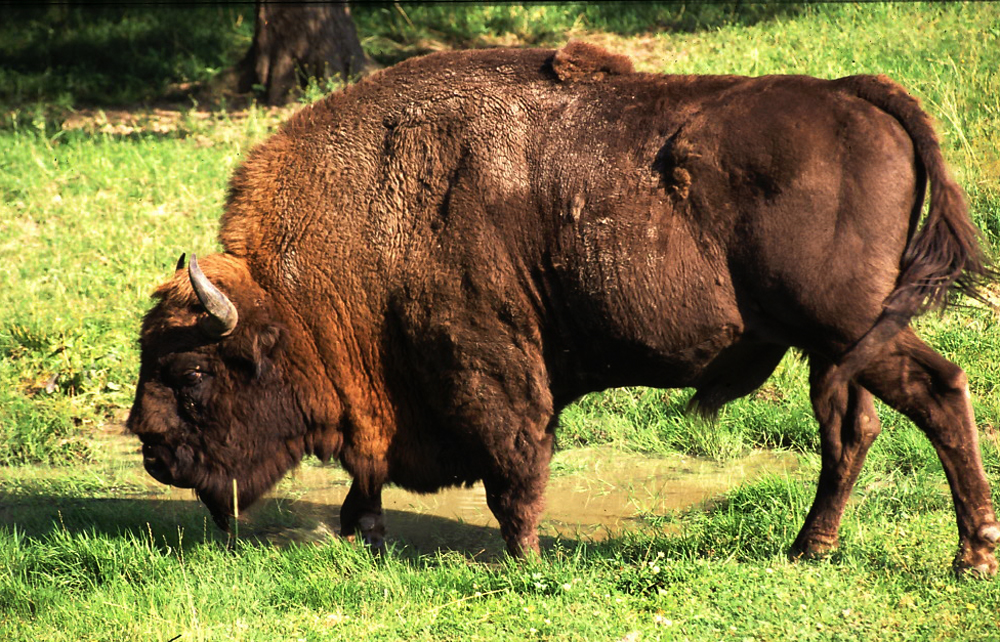
%> input picture Ao/lab2/zubr.jpg, 1000 x 642 px
$ octave zad1.m   (GNU Octave 9; MATLAB toolbox functions it lacks are replaced by stand-ins)
%> lines starting %> are read from the running program, lines starting %| are printed output that depends on the picture; in (x1, y1, x2, y2) boxes, pixels count from 0 and x2, y2 are one past the last pixel; in counts of white or black regions, pixels touching at a corner belong together; the program's own positions count from 1
clear;
clc;
close all;

im=rgb2gray(double(imread("zubr.jpg"))/255);
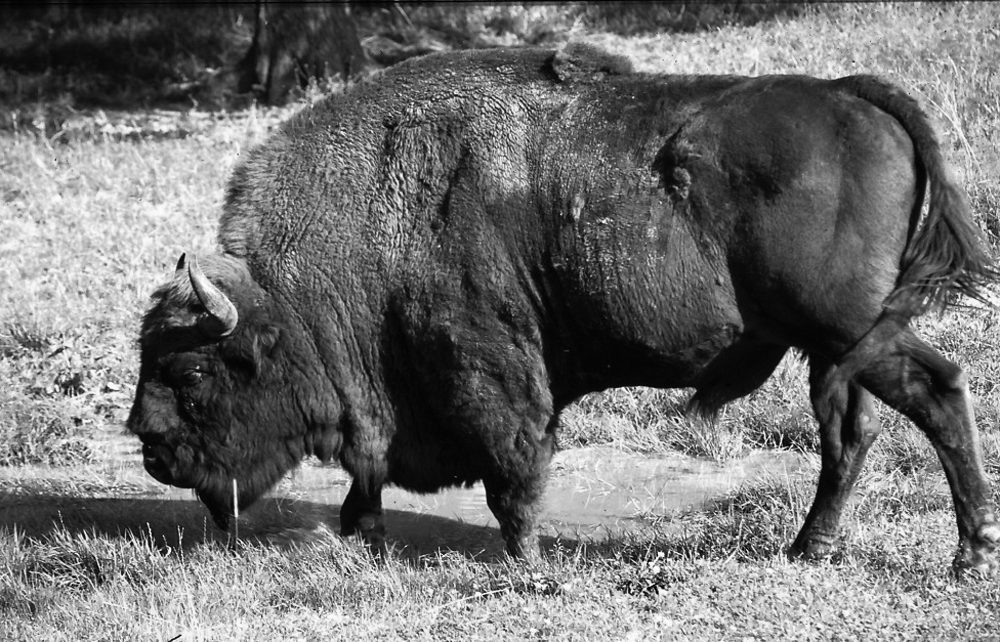
%> im: size 642x1000 double; min 0, max 1, mean 0.438

%filtr dolnoprzepustowy - srednia - obraz sie rozmywa
k=3;
f=ones(k)/k^2; %macierz sasiedctwa
fim = imfilter(im,f);
% [6 lines of commented-out code are left out]
f=-ones(k);
f((k+1)/2,(k+1)/2)=k^2-1; %wagi sumuja sie do 0 - krawedzie jasne - wykrywanie krawedzi, jezeli sumuja sie do 1 to wyostrzenie = k^2
fim = imfilter(im,f);
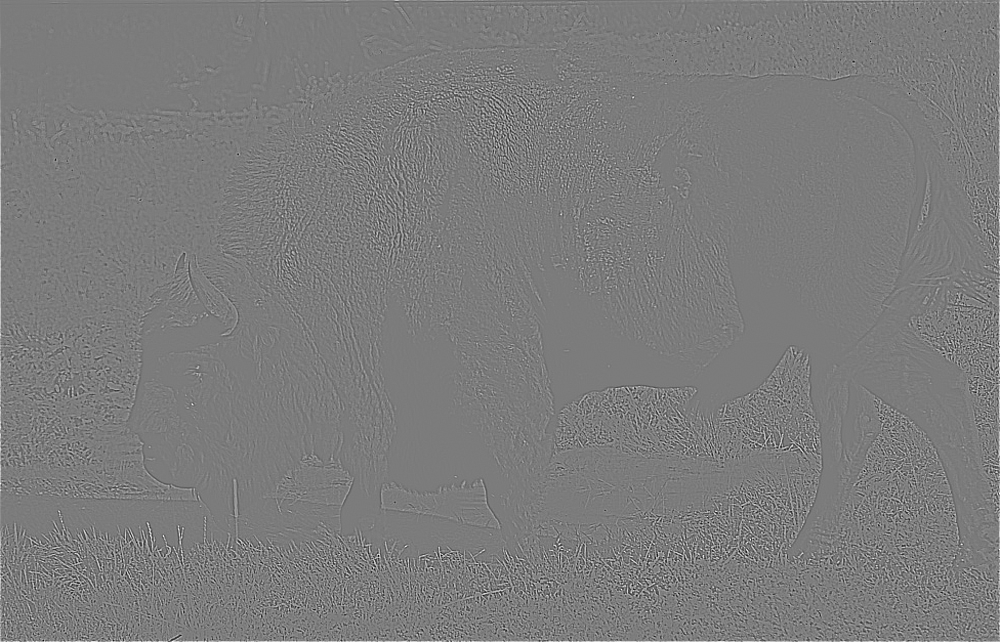
%> fim: size 642x1000 double; min -4.31, max 4.54, mean 0.00751; drawn with min black and max white
% [6 lines of commented-out code are left out]
fim=medfilt2(im,[k,k]);
% [6 lines of commented-out code are left out]
t=.5;
t=graythresh(im); %odpowiedni prog 0.4706
%> t = 0.471
bim=im;
bim(bim<t)=0;
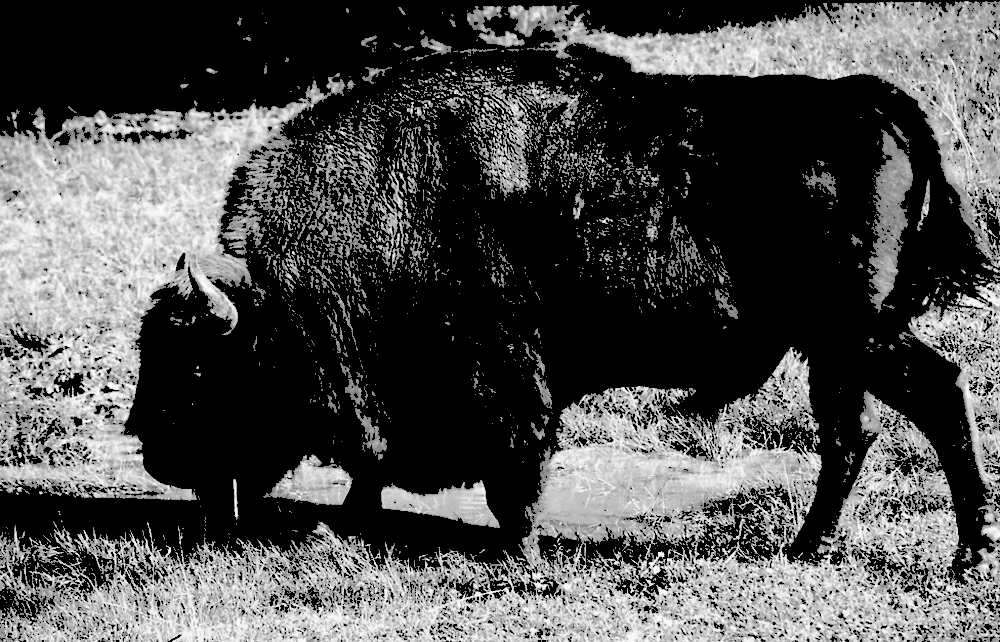
%> bim: size 642x1000 double; min 0, max 1, mean 0.308
bim(bim>=t)=1;
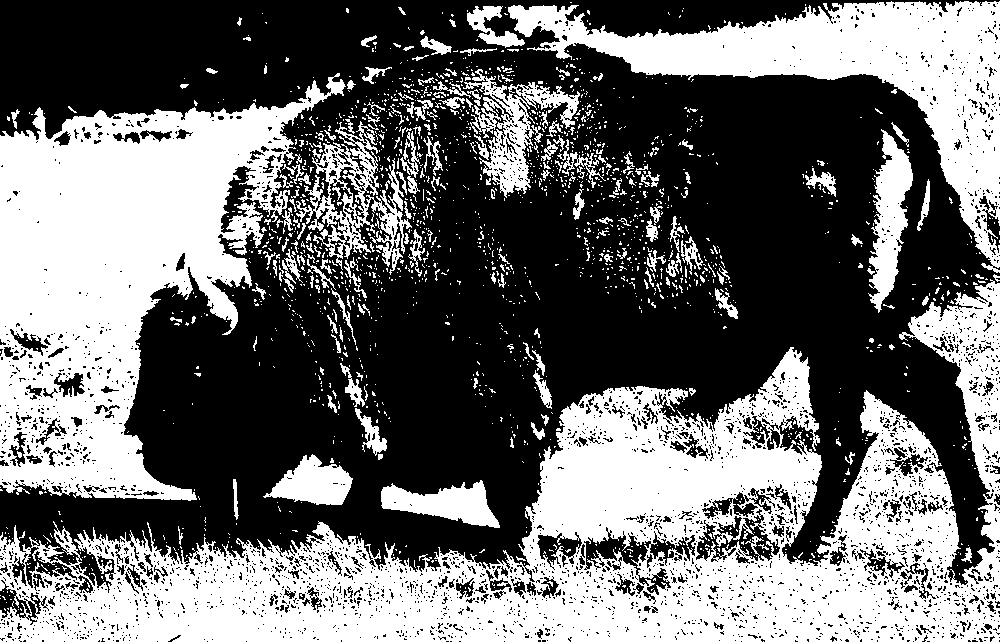
%> bim: size 642x1000 double; values 0 (black) and 1 (white), 43% white; 1873 white regions (1672 under 20 px), largest, box (x1, y1, x2, y2) and area: (0, 279, 1000, 642) 130005, (0, 73, 346, 501) 71321, (508, 1, 1000, 273) 34680
bim=1-bim; %inwersja
% [10 lines of commented-out code are left out]
bim=imbinarize(im); %adaptive liczy tylko w oytoczeniu - dobre do kartek z tekstem
bim=~bim;
% [6 lines of commented-out code are left out]
fim=medfilt2(bim,[k,k]);
%> fim: size 642x1000 logical; 56.5% white; 724 black regions (569 under 20 px), largest, box (x1, y1, x2, y2) and area: (0, 275, 1000, 642) 136202, (0, 77, 345, 501) 72359, (508, 0, 1000, 273) 35236
% [8 lines of commented-out code are left out]
fim=imerode(bim,ones(3));
%> fim: size 642x1000 logical; 44.9% white; 930 white regions (837 under 20 px), largest, box (x1, y1, x2, y2) and area: (0, 0, 993, 583) 278355, (377, 111, 407, 167) 614, (225, 168, 252, 218) 417
%subplot(2,1,1);
%imshow(fim);

%morfologiczna dylatacja
fim=imdilate(bim,ones(3));
%> fim: size 642x1000 logical; 70.8% white; 1019 black regions (901 under 20 px), largest, box (x1, y1, x2, y2) and area: (0, 82, 326, 500) 59784, (0, 393, 1000, 642) 51308, (509, 2, 1000, 257) 29278
%subplot(2,1,2);
%imshow(fim);

fim=imopen(bim,ones(7)); %najpierw erozja potem dylatacja
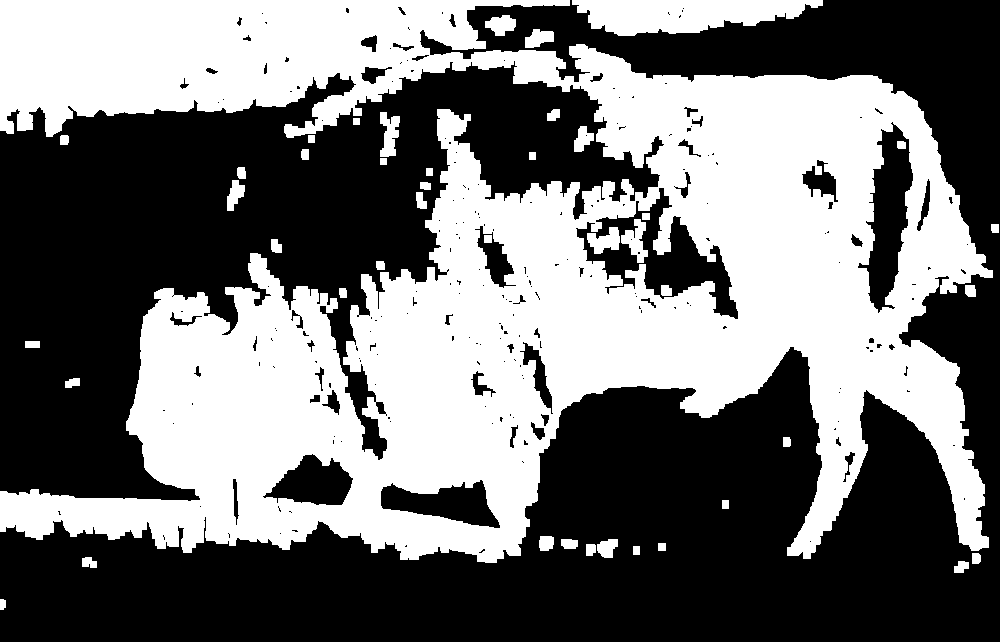
%> fim: size 642x1000 logical; 45.2% white; 43 white regions, largest, box (x1, y1, x2, y2) and area: (0, 0, 993, 563) 277117, (572, 0, 823, 36) 6230, (621, 219, 648, 263) 601
%subplot(2,1,1);
%imshow(fim);
fim=imclose(bim,ones(7)); %najpierw dylatacja potem erozja
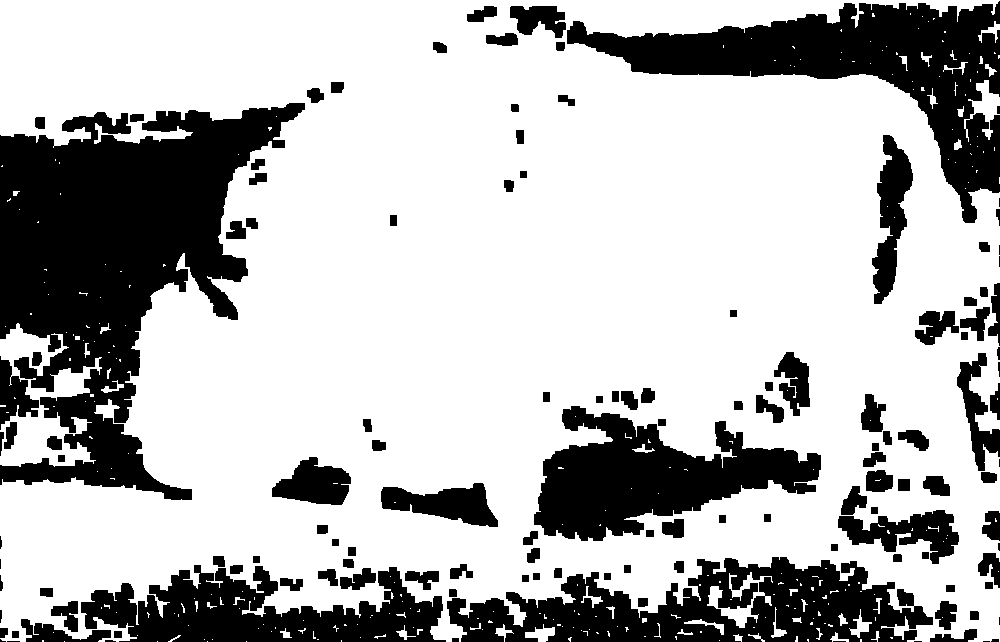
%> fim: size 642x1000 logical; 71.5% white; 131 black regions (13 under 20 px), largest, box (x1, y1, x2, y2) and area: (0, 103, 305, 500) 58669, (567, 1, 1000, 223) 29452, (447, 557, 933, 642) 23376
%subplot(2,1,2);
%imshow(fim);

%wyrysowanie krawedzi - usuniecie erozji
fim = bim - imerode(bim,ones(3));
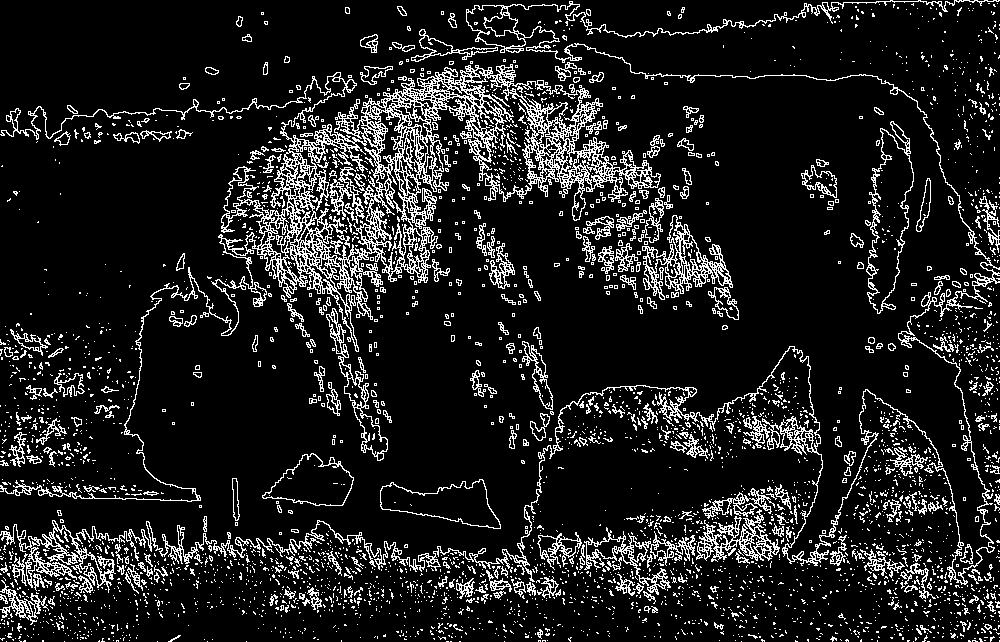
%> fim: size 642x1000 double; values 0 (black) and 1 (white), 12.1% white in thin lines or dots
%imshow(fim);

%wyciecie zubra - przemnozenie macierzy - maskowanie
%imshow(im.*bim);

%fspecial - dokumentacja
